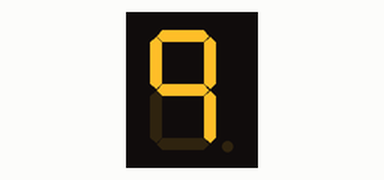
This sketch was run on a simulated Arduino Uno, built with avr-gcc and run on an emulated ATmega328P. Parts: 1-digit seven-segment display. Wiring (inferred from the names in the program): 1-digit 7-segment display, segments lit when LOW: segments pin 7, pin 6, pin 4, pin 2, pin 1, pin 9, pin 10. The segment pins are drawn as the display they are named for.

Above: at 0.1 s.
At 1.6 s:
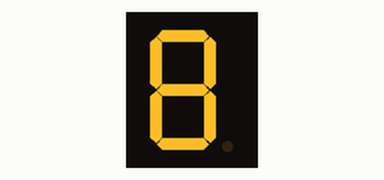
At 3.1 s:
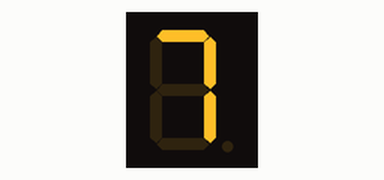
At 7.6 s:
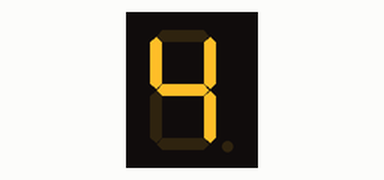
At 12.1 s:
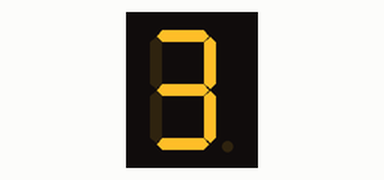
At 16.6 s:
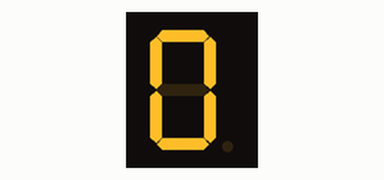

Measured:
- what the display in image 1 shows lasts 1.5 s, from 1.5 s to 3.0 s

The sketch:

EE201_Lab5_E4.ino
```cpp
int A = 7;
int B = 6;
int C = 4;
int D = 2;
int E = 1;
int F = 9;
int G = 10;
bool isDone = false;

void setup() {
  // put your setup code here, to run once:
  pinMode(A, OUTPUT);
  pinMode(B, OUTPUT);
  pinMode(C, OUTPUT);
  pinMode(D, OUTPUT);
  pinMode(E, OUTPUT);
  pinMode(E, OUTPUT);
  pinMode(F, OUTPUT);
  pinMode(G, OUTPUT);
}

void loop() {
  // put your main code here, to run repeatedly:

  if (!isDone) {
    // 9
    digitalWrite(A, LOW);
    digitalWrite(B, LOW);
    digitalWrite(C, LOW);
    digitalWrite(D, HIGH);
    digitalWrite(E, HIGH);
    digitalWrite(F, LOW);
    digitalWrite(G, LOW);
    delay(1500);

    // 8
    digitalWrite(A, LOW);
    digitalWrite(B, LOW);
    digitalWrite(C, LOW);
    digitalWrite(D, LOW);
    digitalWrite(E, LOW);
    digitalWrite(F, LOW);
    digitalWrite(G, LOW);
    delay(1500);

    // 7
    digitalWrite(A, LOW);
    digitalWrite(B, LOW);
    digitalWrite(C, LOW);
    digitalWrite(D, HIGH);
    digitalWrite(E, HIGH);
    digitalWrite(F, HIGH);
    digitalWrite(G, HIGH);
    delay(1500);

    // 6
    digitalWrite(A, LOW);
    digitalWrite(B, HIGH);
    digitalWrite(C, LOW);
    digitalWrite(D, LOW);
    digitalWrite(E, LOW);
    digitalWrite(F, LOW);
    digitalWrite(G, LOW);
    delay(1500);

    // 5
    digitalWrite(A, LOW);
    digitalWrite(B, HIGH);
    digitalWrite(C, LOW);
    digitalWrite(D, LOW);
    digitalWrite(E, HIGH);
    digitalWrite(F, LOW);
    digitalWrite(G, LOW);
    delay(1500);

    // 4
    digitalWrite(A, HIGH);
    digitalWrite(B, LOW);
    digitalWrite(C, LOW);
    digitalWrite(D, HIGH);
    digitalWrite(E, HIGH);
    digitalWrite(F, LOW);
    digitalWrite(G, LOW);
    delay(1500);

    // 3
    digitalWrite(A, LOW);
    digitalWrite(B, LOW);
    digitalWrite(C, LOW);
    digitalWrite(D, LOW);
    digitalWrite(E, HIGH);
    digitalWrite(F, HIGH);
    digitalWrite(G, LOW);
    delay(1500);

    // 4
    digitalWrite(A, HIGH);
    digitalWrite(B, LOW);
    digitalWrite(C, LOW);
    digitalWrite(D, HIGH);
    digitalWrite(E, HIGH);
    digitalWrite(F, LOW);
    digitalWrite(G, LOW);
    delay(1500);

    // 3
    digitalWrite(A, LOW);
    digitalWrite(B, LOW);
    digitalWrite(C, LOW);
    digitalWrite(D, LOW);
    digitalWrite(E, HIGH);
    digitalWrite(F, HIGH);
    digitalWrite(G, LOW);
    delay(1500);

    // 2
    digitalWrite(A, LOW);
    digitalWrite(B, LOW);
    digitalWrite(C, HIGH);
    digitalWrite(D, LOW);
    digitalWrite(E, LOW);
    digitalWrite(F, HIGH);
    digitalWrite(G, LOW);
    delay(1500);

    // 1
    digitalWrite(A, HIGH);
    digitalWrite(B, LOW);
    digitalWrite(C, LOW);
    digitalWrite(D, HIGH);
    digitalWrite(E, HIGH);
    digitalWrite(F, HIGH);
    digitalWrite(G, HIGH);
    delay(1500);
  }

  // 0
  digitalWrite(A, LOW);
  digitalWrite(B, LOW);
  digitalWrite(C, LOW);
  digitalWrite(D, LOW);
  digitalWrite(E, LOW);
  digitalWrite(F, LOW);
  digitalWrite(G, HIGH);
  isDone = true;
}
```
